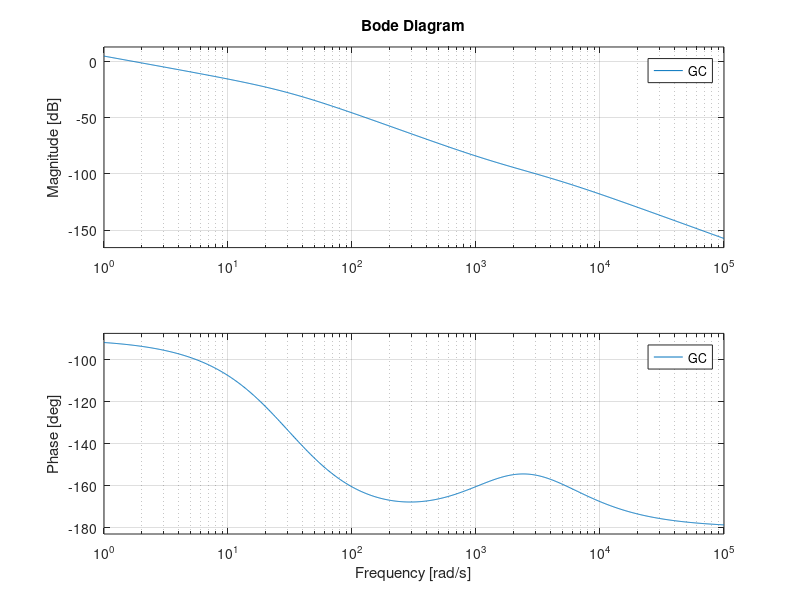

This figure's MATLAB source: (Note: this script raises an error after producing the figure.)
s=tf('s');
G1= 1/(6.4*10^(-3)*s+24.9);
G2=1/(2.68*10^(-5)*s+8.356*10^(-4));
C1=7000*((1+0.00063*s)/s);
GC1=G1*G2*C1*(1/s);

bode(GC1);


mu=2.09*10^(-4);
tauz=0.025;
C2=mu*((1*tauz*s)/s);

GC=G1*G2*C1*C2;
bode(GC);

I_out_nom=0.772;

plot(out.speed); grid on; ylabel('speed [rpm]');

plot(out.I_out); grid on; legend; ylabel('I_out [A]');

plot(out.I_source); grid on; legend; ylabel('I_source [A]');
hold on;
plot(out.I_source_avg);

plot(out.speed); grid on; legend; ylabel('speed [rpm]')
hold on;
plot(out.speed_ref);
hold off;

plot(out.speed_error); grid on; legend; ylabel('speed error [rpm]')

%sim("Final_Project.slx");

